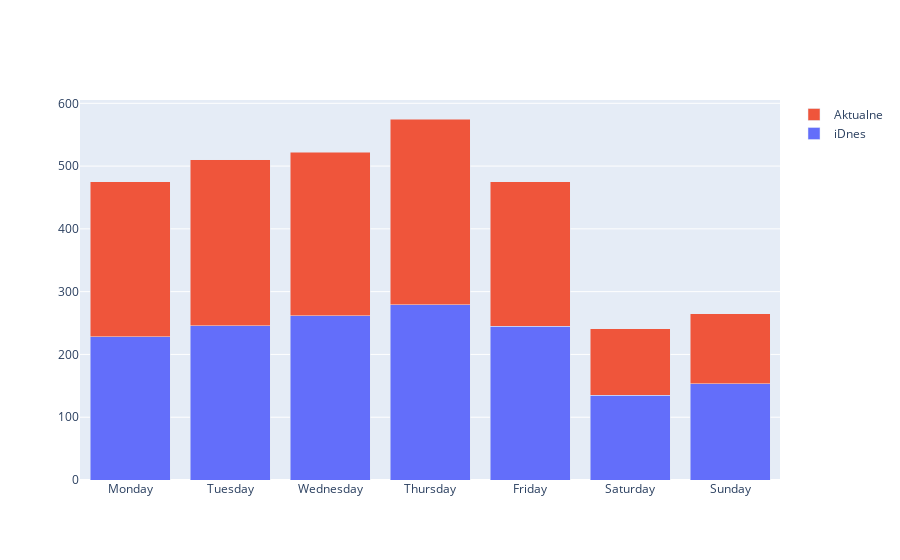

Source (notebook cell):
### Code cell
fig1 = go.Figure(data=[
    go.Bar(name='iDnes.cz', x=weekdays, y=days_count.xs("idnes", level=1)),
    go.Bar(name='Aktualne.cz', x=weekdays, y=days_count.xs("aktualne", level=1))
])
# Change the bar mode
fig1.update_layout(barmode='stack')
fig1.show()

### Figure 1 — Plotly figure (JSON) as saved in the notebook; plotly's stock layout.template omitted (floating-point values rounded to 4 significant figures)
{"data": [{"name": "iDnes", "type": "bar", "x": ["Monday", "Tuesday", "Wednesday", "Thursday", "Friday", "Saturday", "Sunday"], "y": [228, 246, 262, 279, 245, 135, 153]}, {"name": "Aktualne", "type": "bar", "x": ["Monday", "Tuesday", "Wednesday", "Thursday", "Friday", "Saturday", "Sunday"], "y": [247, 264, 260, 296, 230, 106, 112]}], "layout": {"barmode": "stack"}}
